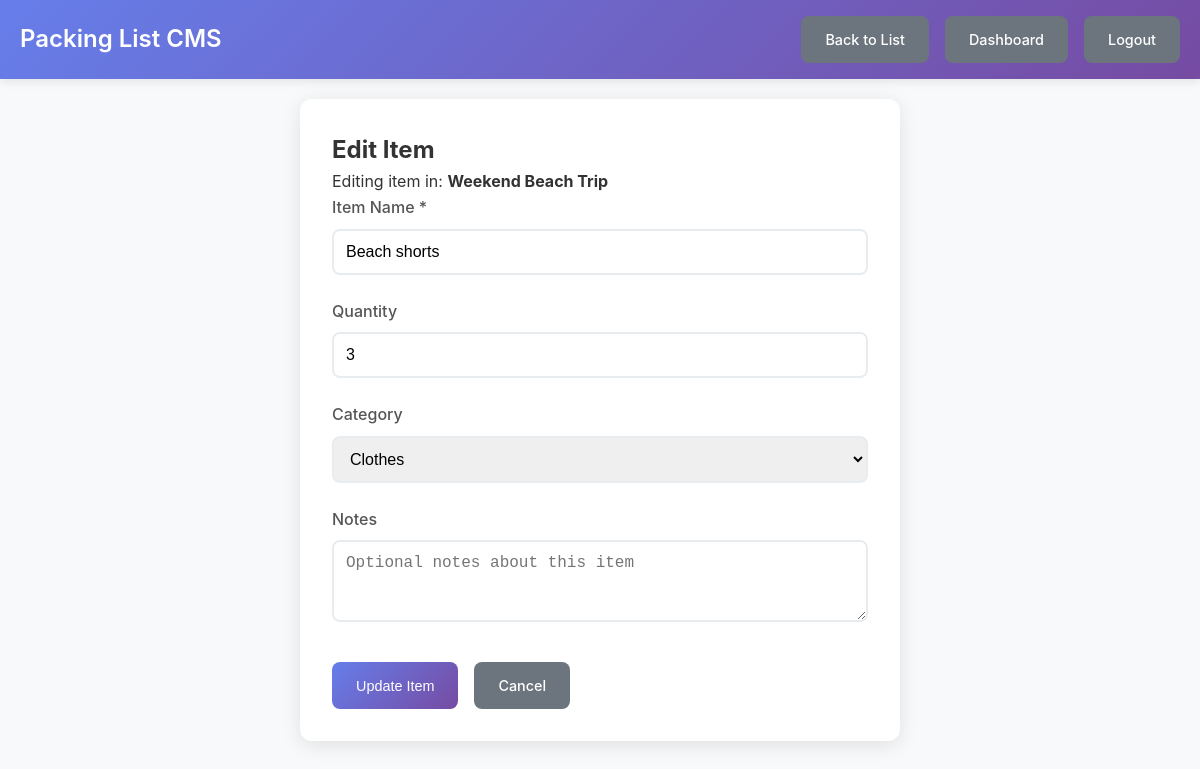
Page /edit_item.php?id=2 (signed in) on the committed database.
### tables this page shows
CREATE TABLE items (
    id INT PRIMARY KEY AUTO_INCREMENT,
    packing_list_id INT NOT NULL,
    category_id INT,
    name VARCHAR(100) NOT NULL,
    quantity INT DEFAULT 1,
    is_packed BOOLEAN DEFAULT FALSE,
    notes TEXT,
    created_at TIMESTAMP DEFAULT CURRENT_TIMESTAMP,
    updated_at TIMESTAMP DEFAULT CURRENT_TIMESTAMP ON UPDATE CURRENT_TIMESTAMP,
    FOREIGN KEY (packing_list_id) REFERENCES packing_lists(id) ON DELETE CASCADE,
    FOREIGN KEY (category_id) REFERENCES categories(id) ON DELETE SET NULL
);

CREATE TABLE packing_lists (
    id INT PRIMARY KEY AUTO_INCREMENT,
    user_id INT NOT NULL,
    title VARCHAR(100) NOT NULL,
    description TEXT,
    trip_date DATE,
    created_at TIMESTAMP DEFAULT CURRENT_TIMESTAMP,
    updated_at TIMESTAMP DEFAULT CURRENT_TIMESTAMP ON UPDATE CURRENT_TIMESTAMP,
    FOREIGN KEY (user_id) REFERENCES users(id) ON DELETE CASCADE
);

CREATE TABLE categories (
    id INT PRIMARY KEY AUTO_INCREMENT,
    name VARCHAR(50) NOT NULL,
    description TEXT,
    created_at TIMESTAMP DEFAULT CURRENT_TIMESTAMP
);

### includes/packing_lists.php (called while the page is built, shortened)
<?php
function getAllCategories() {
    try {
        $pdo = getDatabaseConnection();
        $stmt = $pdo->query("SELECT * FROM categories ORDER BY name ASC");
        return $stmt->fetchAll();
    } catch (PDOException $e) {
        error_log("Error fetching categories: " . $e->getMessage());
        return [];
    }
}
?>

### edit_item.php (the view, shortened to what this page needs)
<?php
require_once 'includes/packing_lists.php';
$userId = getCurrentUserId();
$itemId = (int)($_GET['id'] ?? 0);
try {
    $pdo = getDatabaseConnection();
    $stmt = $pdo->prepare("
        SELECT i.*, pl.id as list_id, pl.title as list_title
        FROM items i
        INNER JOIN packing_lists pl ON i.packing_list_id = pl.id
        WHERE i.id = ? AND pl.user_id = ?
    ");
    $stmt->execute([$itemId, $userId]);
    $item = $stmt->fetch();
} catch (PDOException $e) {
    header('Location: dashboard.php');
    exit();
}
$categories = getAllCategories();
?>
<!DOCTYPE html>
<html lang="en">
<head>
    <link rel="stylesheet" href="assets/css/style.css">
</head>
<body>
    <nav class="navbar">
        <div class="nav-container">
            <div class="nav-brand">
                <h1>Packing List CMS</h1>
            </div>
            <div class="nav-menu">
                <a href="view_list.php?id=<?php echo $item['list_id']; ?>" class="btn btn-secondary">Back to List</a>
                <a href="dashboard.php" class="btn btn-secondary">Dashboard</a>
                <a href="logout.php" class="btn btn-secondary">Logout</a>
            </div>
        </div>
    </nav>
    <div class="container">
        <div class="form-container">
            <h2>Edit Item</h2>
            <p>Editing item in: <strong><?php echo htmlspecialchars($item['list_title']); ?></strong></p>
            <form method="POST" action="edit_item.php?id=<?php echo $itemId; ?>">
                <div class="form-group">
                    <label for="name">Item Name *</label>
                    <input type="text" id="name" name="name" required
                           value="<?php echo htmlspecialchars($_POST['name'] ?? $item['name']); ?>"
                           maxlength="100" placeholder="e.g., Sunscreen">
                </div>
                <div class="form-group">
                    <label for="quantity">Quantity</label>
                    <input type="number" id="quantity" name="quantity" min="1"
                           value="<?php echo (int)($_POST['quantity'] ?? $item['quantity']); ?>">
                </div>
                <div class="form-group">
                    <label for="category_id">Category</label>
                    <select id="category_id" name="category_id">
                        <?php foreach ($categories as $category): ?>
                            <option value="<?php echo $category['id']; ?>"
                                    <?php echo (($_POST['category_id'] ?? $item['category_id']) == $category['id']) ? 'selected' : ''; ?>>
                                <?php echo htmlspecialchars($category['name']); ?>
                            </option>
                        <?php endforeach; ?>
                    </select>
                </div>
                <div class="form-group">
                    <label for="notes">Notes</label>
                    <textarea id="notes" name="notes" rows="3"
                              placeholder="Optional notes about this item"><?php echo htmlspecialchars($_POST['notes'] ?? $item['notes']); ?></textarea>
                </div>
                <div class="form-actions">
                    <button type="submit" class="btn btn-primary">Update Item</button>
                    <a href="view_list.php?id=<?php echo $item['list_id']; ?>" class="btn btn-secondary">Cancel</a>
                </div>
            </form>
        </div>
    </div>
</body>
</html>

### assets/css/style.css (style rules this page uses)
* { margin: 0; padding: 0; box-sizing: border-box; }
body { font-family: -apple-system, BlinkMacSystemFont, 'Segoe UI', Roboto, Oxygen, Ubuntu, Cantarell, sans-serif; line-height: 1.6; color: #333; background-color: #f8f9fa; }
.container { max-width: 1200px; margin: 0 auto; padding: 20px; }
.navbar { background: linear-gradient(135deg, #667eea 0%, #764ba2 100%); color: white; padding: 1rem 0; box-shadow: 0 2px 10px rgba(0,0,0,0.1); }
.nav-container { max-width: 1200px; margin: 0 auto; padding: 0 20px; display: flex; justify-content: space-between; align-items: center; }
.nav-brand h1 { font-size: 1.5rem; font-weight: 600; }
.nav-menu { display: flex; align-items: center; gap: 1rem; }
.btn { display: inline-block; padding: 0.75rem 1.5rem; border: none; border-radius: 8px; text-decoration: none; font-weight: 500; text-align: center; cursor: pointer; transition: all 0.3s ease; font-size: 0.9rem; }
.btn-primary { background: linear-gradient(135deg, #667eea 0%, #764ba2 100%); color: white; }
.btn-secondary { background: #6c757d; color: white; }
.form-container { max-width: 600px; margin: 0 auto; background: white; padding: 2rem; border-radius: 12px; box-shadow: 0 4px 20px rgba(0,0,0,0.1); }
.form-group { margin-bottom: 1.5rem; }
.form-group label { display: block; margin-bottom: 0.5rem; font-weight: 500; color: #555; }
.form-group input, .form-group textarea, .form-group select { width: 100%; padding: 0.75rem; border: 2px solid #e9ecef; border-radius: 8px; font-size: 1rem; transition: border-color 0.3s ease; }
.form-actions { display: flex; gap: 1rem; margin-top: 2rem; }
.list-card, .alert, .form-container, .auth-form { animation: fadeIn 0.5s ease; }

### rows in the picture
items: packing_list.title "Weekend Beach Trip", name "Beach shorts", quantity "3", category_id "Clothes"
